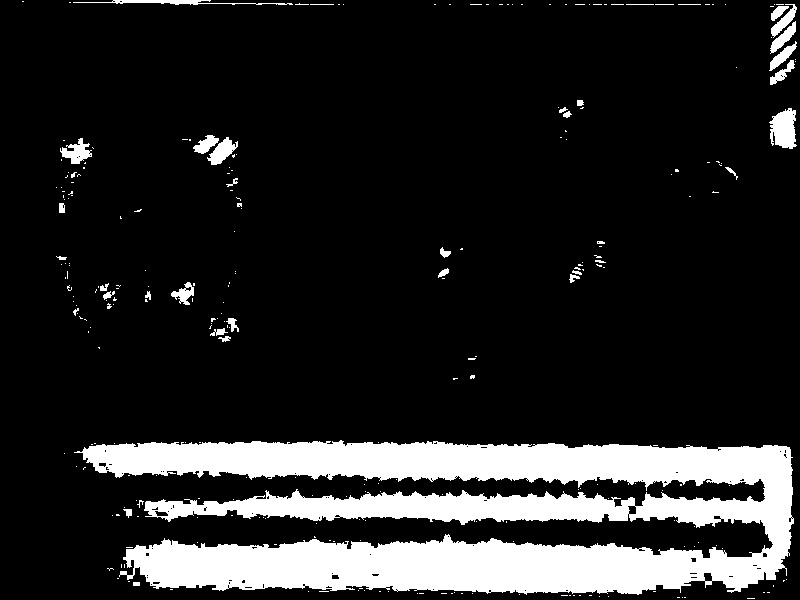
#> input picture Binarisation/binariser/warped_0.jpg, 800 x 600 px, found by its file name; its folder holds 4 pictures in this run
$ python faire_video.py
#> lines starting #> are read from the running program, lines starting #| are printed output that depends on the picture
import cv2
import numpy as np
import os


# Résolution de la vidéo
frame_width = 640
frame_height = 480

# Fréquence d'images de la vidéo
fps = 5

# Codecs disponibles sur votre système (voir la documentation OpenCV pour la liste complète)
fourcc = cv2.VideoWriter_fourcc(*"mp4v")

# Chemin vers le dossier contenant les images
img_folder = "Binarisation/binariser"

# Nom du fichier vidéo à créer
video_name = "Binarisation/result.mp4"

# Obtenir la liste des noms de fichiers d'images dans le dossier
img_files = sorted(os.listdir(img_folder))

# Initialiser le fichier vidéo
out = cv2.VideoWriter(video_name, fourcc, fps, (frame_width, frame_height))

# Boucle pour écrire chaque image dans le fichier vidéo
for img_file in img_files:
    # Lire l'image
    img_path = os.path.join(img_folder, img_file)
    img = cv2.imread(img_path)
#> img is the input picture: shape (600, 800, 3); min 0, max 255, mean 38.4

    # Redimensionner l'image pour correspondre à la résolution de la vidéo
    resized_img = cv2.resize(img, (frame_width, frame_height))
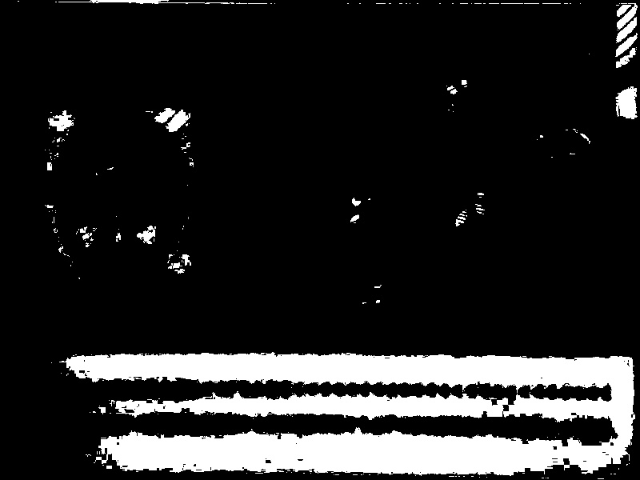
#> resized_img: shape (480, 640, 3); min 0, max 255, mean 38.4

    # Écrire l'image dans le fichier vidéo
    out.write(resized_img)

# Libérer les ressources
out.release()
cv2.destroyAllWindows()
